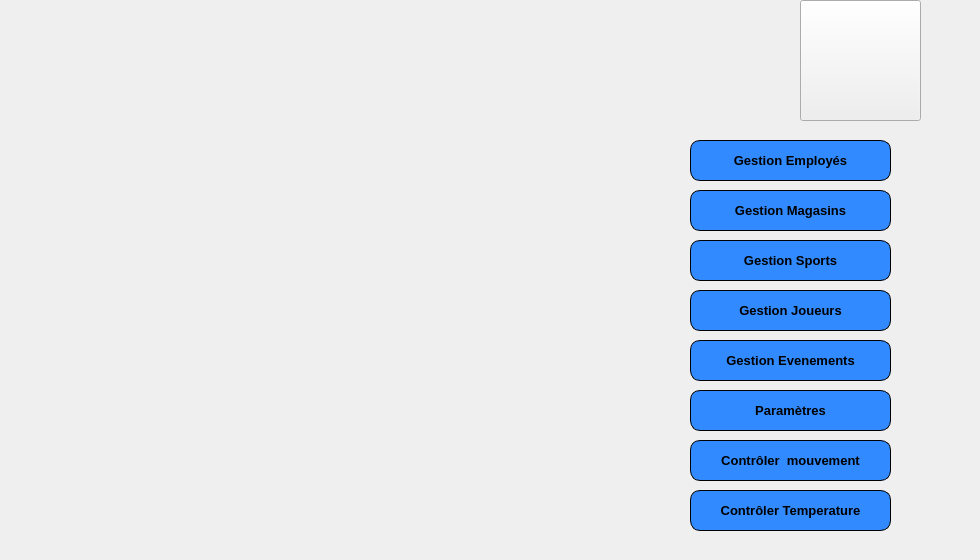
   <widget class="QWidget" name="page">
    <widget class="QLabel" name="label_66">
     <property name="geometry">
      <rect>
       <x>0</x>
       <y>0</y>
       <width>971</width>
       <height>121</height>
      </rect>
     </property>
     <property name="text">
      <string/>
     </property>
     <property name="pixmap">
      <pixmap resource="qt.qrc">:/new/prefix1/icons/titre.png</pixmap>
     </property>
    </widget>
    <widget class="QLabel" name="label_67">
     <property name="geometry">
      <rect>
       <x>0</x>
       <y>120</y>
       <width>961</width>
       <height>431</height>
      </rect>
     </property>
     <property name="text">
      <string/>
     </property>
     <property name="pixmap">
      <pixmap resource="qt.qrc">:/new/prefix1/icons/21200220.png</pixmap>
     </property>
    </widget>
    <widget class="QPushButton" name="gestion_employe">
     <property name="geometry">
      <rect>
       <x>690</x>
       <y>140</y>
       <width>201</width>
       <height>41</height>
      </rect>
     </property>
     <property name="font">
      <font>
       <family>Arial</family>
       <pointsize>10</pointsize>
       <weight>75</weight>
       <italic>false</italic>
       <bold>true</bold>
      </font>
     </property>
     <property name="styleSheet">
      <string notr="true">border: 1px solid black;
border-radius: 10px;
padding: 0 8px;
background: #318aff;
font: bold, &quot;Arial&quot;;;
text-align:center;</string>
     </property>
     <property name="text">
      <string>Gestion Employés</string>
     </property>
    </widget>
    <widget class="QPushButton" name="gestion_event">
     <property name="geometry">
      <rect>
       <x>690</x>
       <y>340</y>
       <width>201</width>
       <height>41</height>
      </rect>
     </property>
     <property name="font">
      <font>
       <family>Arial</family>
       <pointsize>10</pointsize>
       <weight>75</weight>
       <italic>false</italic>
       <bold>true</bold>
      </font>
     </property>
     <property name="styleSheet">
      <string notr="true">border: 1px solid black;
border-radius: 10px;
padding: 0 8px;
background: #318aff;
font: bold, &quot;Arial&quot;;;
text-align:center;</string>
     </property>
     <property name="text">
      <string>Gestion Evenements</string>
     </property>
    </widget>
    <widget class="QPushButton" name="gestion_joueur">
     <property name="geometry">
      <rect>
       <x>690</x>
       <y>290</y>
       <width>201</width>
       <height>41</height>
      </rect>
     </property>
     <property name="font">
      <font>
       <family>Arial</family>
       <pointsize>10</pointsize>
       <weight>75</weight>
       <italic>false</italic>
       <bold>true</bold>
      </font>
     </property>
     <property name="styleSheet">
      <string notr="true">border: 1px solid black;
border-radius: 10px;
padding: 0 8px;
background: #318aff;
font: bold, &quot;Arial&quot;;;
text-align:center;</string>
     </property>
     <property name="text">
      <string>Gestion Joueurs</string>
     </property>
    </widget>
    <widget class="QPushButton" name="gestion_sport">
     <property name="geometry">
      <rect>
       <x>690</x>
       <y>240</y>
       <width>201</width>
       <height>41</height>
      </rect>
     </property>
     <property name="font">
      <font>
       <family>Arial</family>
       <pointsize>10</pointsize>
       <weight>75</weight>
       <italic>false</italic>
       <bold>true</bold>
      </font>
     </property>
     <property name="styleSheet">
      <string notr="true">border: 1px solid black;
border-radius: 10px;
padding: 0 8px;
background: #318aff;
font: bold, &quot;Arial&quot;;;
text-align:center;</string>
     </property>
     <property name="text">
      <string>Gestion Sports</string>
     </property>
    </widget>
    <widget class="QPushButton" name="gestion_mag">
     <property name="geometry">
      <rect>
       <x>690</x>
       <y>190</y>
       <width>201</width>
       <height>41</height>
      </rect>
     </property>
     <property name="font">
      <font>
       <family>Arial</family>
       <pointsize>10</pointsize>
       <weight>75</weight>
       <italic>false</italic>
       <bold>true</bold>
      </font>
     </property>
     <property name="styleSheet">
      <string notr="true">border: 1px solid black;
border-radius: 10px;
padding: 0 8px;
background: #318aff;
font: bold, &quot;Arial&quot;;;
text-align:center;</string>
     </property>
     <property name="text">
      <string>Gestion Magasins</string>
     </property>
    </widget>
    <widget class="QPushButton" name="pushButton_3">
     <property name="geometry">
      <rect>
       <x>800</x>
       <y>0</y>
       <width>121</width>
       <height>121</height>
      </rect>
     </property>
     <property name="text">
      <string/>
     </property>
     <property name="icon">
      <iconset resource="qt.qrc">
       <normaloff>:/new/prefix1/icons/icons8_home_48px.png</normaloff>:/new/prefix1/icons/icons8_home_48px.png</iconset>
     </property>
     <property name="iconSize">
      <size>
       <width>2000</width>
       <height>700</height>
      </size>
     </property>
    </widget>
    <widget class="QPushButton" name="controleAcces">
     <property name="geometry">
      <rect>
       <x>690</x>
       <y>440</y>
       <width>201</width>
       <height>41</height>
      </rect>
     </property>
     <property name="font">
      <font>
       <family>Arial</family>
       <pointsize>10</pointsize>
       <weight>75</weight>
       <italic>false</italic>
       <bold>true</bold>
      </font>
     </property>
     <property name="styleSheet">
      <string notr="true">border: 1px solid black;
border-radius: 10px;
padding: 0 8px;
background: #318aff;
font: bold, &quot;Arial&quot;;;
text-align:center;</string>
     </property>
     <property name="text">
      <string>Contrôler  mouvement</string>
     </property>
    </widget>
    <widget class="QPushButton" name="setting">
     <property name="geometry">
      <rect>
       <x>690</x>
       <y>390</y>
       <width>201</width>
       <height>41</height>
      </rect>
     </property>
     <property name="font">
      <font>
       <family>Arial</family>
       <pointsize>10</pointsize>
       <weight>75</weight>
       <italic>false</italic>
       <bold>true</bold>
      </font>
     </property>
     <property name="styleSheet">
      <string notr="true">border: 1px solid black;
border-radius: 10px;
padding: 0 8px;
background: #318aff;
font: bold, &quot;Arial&quot;;;
text-align:center;</string>
     </property>
     <property name="text">
      <string>Paramètres</string>
     </property>
    </widget>
    <widget class="QPushButton" name="controleTEMP">
     <property name="geometry">
      <rect>
       <x>690</x>
       <y>490</y>
       <width>201</width>
       <height>41</height>
      </rect>
     </property>
     <property name="font">
      <font>
       <family>Arial</family>
       <pointsize>10</pointsize>
       <weight>75</weight>
       <italic>false</italic>
       <bold>true</bold>
      </font>
     </property>
     <property name="styleSheet">
      <string notr="true">border: 1px solid black;
border-radius: 10px;
padding: 0 8px;
background: #318aff;
font: bold, &quot;Arial&quot;;;
text-align:center;</string>
     </property>
     <property name="text">
      <string>Contrôler Temperature</string>
     </property>
    </widget>
   </widget>
